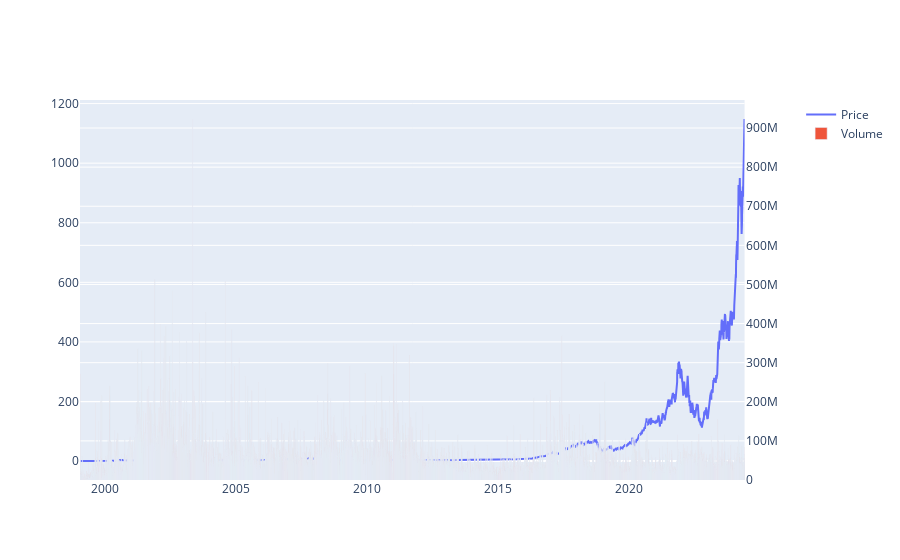

The code cell stored with this chart in its notebook:
### Code cell
from plotly.subplots import make_subplots

fig2 = make_subplots(specs=[[{"secondary_y": True}]])
fig2.add_trace(go.Scatter(x=df_daily['date'],y=df_daily['close'],name='Price'),secondary_y=False)
fig2.add_trace(go.Bar(x=df_daily['date'],y=df_daily['volume'],name='Volume'),secondary_y=True)
fig2.show()

### Figure 1 — Plotly figure (JSON) as saved in the notebook; plotly's stock layout.template omitted (floating-point values rounded to 4 significant figures; data arrays with more than 128 entries replaced by an {"elided": "..."} marker saying what was removed)
{"data": [{"name": "Price", "type": "scatter", "x": {"elided": "6380 str values"}, "xaxis": "x", "y": {"elided": "6380 float values"}, "yaxis": "y"}, {"name": "Volume", "type": "bar", "x": {"elided": "6380 str values"}, "xaxis": "x", "y": {"elided": "6380 int values"}, "yaxis": "y2"}], "layout": {"xaxis": {"anchor": "y", "domain": [0, 0.94]}, "yaxis": {"anchor": "x", "domain": [0, 1]}, "yaxis2": {"anchor": "x", "overlaying": "y", "side": "right"}}}
